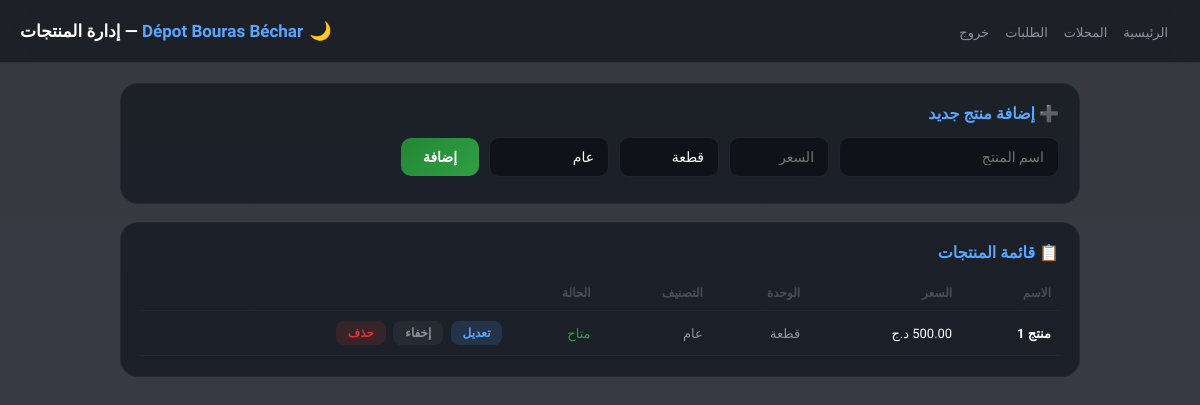
The page /admin/products (signed in) on the database as committed earlier.
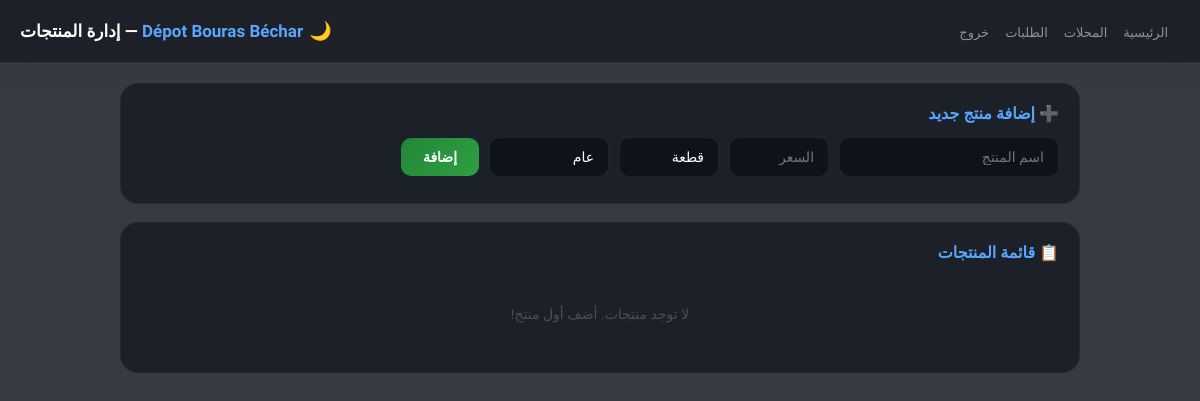
The same page on the database as committed later.
### app.py (models this page shows)
class Product(db.Model):
    __tablename__ = 'products'
    id = db.Column(db.Integer, primary_key=True)
    name = db.Column(db.String(200), nullable=False)
    price = db.Column(db.Float, nullable=False)
    unit = db.Column(db.String(50), default='قطعة')
    category = db.Column(db.String(100), default='عام')
    available = db.Column(db.Integer, default=1)

### app.py (the view, shortened to what this page needs)
@app.route('/admin/products', methods=['GET', 'POST'])
@admin_required
def manage_products():
    products = Product.query.order_by(Product.category, Product.name).all()
    return render_template('products.html', products=products)

### app.py (called while the page is built)
def get_public_url():
    if app.config['PUBLIC_URL']:
        return app.config['PUBLIC_URL'].rstrip('/') + '/'
    try:
        return request.host_url
    except:
        return 'https://'

@app.context_processor
def inject_globals():
    return {
        'shop_name': app.config['SHOP_NAME'],
        'shop_tagline': app.config['SHOP_TAGLINE'],
        'public_url': get_public_url()
    }

def admin_required(f):
    @wraps(f)
    def decorated(*args, **kwargs):
        if not session.get('admin_logged_in'):
            return redirect(url_for('admin_login'))
        return f(*args, **kwargs)
    return decorated

### templates/products.html (shortened to what this page needs)
<!DOCTYPE html>
<html lang="ar" dir="rtl" data-theme="dark">
<head>
</head>
<body>
<div class="topbar">
  <div>
    <a href="{{ url_for('admin') }}">الرئيسية</a>
    <a href="{{ url_for('manage_shops') }}">المحلات</a>
    <a href="{{ url_for('view_orders') }}">الطلبات</a>
    <a href="{{ url_for('admin_logout') }}">خروج</a>
  </div>
  <div style="display:flex;align-items:center">
    <button class="theme-btn" onclick="toggleTheme()" id="themeBtn" title="تغيير الثيم">🌙</button>
    <h1><span>{{ shop_name }}</span> — إدارة المنتجات</h1>
  </div>
</div>
<div class="container">
  <div class="card">
    <h2>➕ إضافة منتج جديد</h2>
    <form method="POST">
      <input type="text" name="name" placeholder="اسم المنتج" required style="width:220px">
      <input type="number" step="0.01" name="price" placeholder="السعر" required style="width:100px">
      <input type="text" name="unit" placeholder="الوحدة" value="قطعة" style="width:100px">
      <input type="text" name="category" placeholder="التصنيف" value="عام" style="width:120px">
      <button type="submit" class="btn-add">إضافة</button>
    </form>
  </div>
  <div class="card">
    <h2>📋 قائمة المنتجات</h2>
    {% if products %}
    <table>
      <tr><th>الاسم</th><th>السعر</th><th>الوحدة</th><th>التصنيف</th><th>الحالة</th><th></th></tr>
      {% for p in products %}
      <tr>
        <td style="font-weight:600">{{ p.name }}</td>
        <td>{{ '%.2f'|format(p.price) }} د.ج</td>
        <td style="color:var(--text-muted)">{{ p.unit }}</td>
        <td style="color:var(--text-muted)">{{ p.category }}</td>
        <td class="{{ 'avail' if p.available else 'unavail' }}">{{ 'متاح' if p.available else 'غير متاح' }}</td>
        <td>
          <a href="{{ url_for('edit_product', id=p.id) }}" class="btn-sm btn-edit">تعديل</a>
          <a href="{{ url_for('toggle_product', id=p.id) }}" class="btn-sm btn-tog">{{ 'إخفاء' if p.available else 'إظهار' }}</a>
          <a href="{{ url_for('delete_product', id=p.id) }}" class="btn-sm btn-del" onclick="return confirm('حذف {{ p.name }}؟')">حذف</a>
        </td>
      </tr>
      {% endfor %}
    </table>
    {% else %}
    <div class="empty">لا توجد منتجات. أضف أول منتج!</div>
    {% endif %}
  </div>
</div>
</body>
</html>

Rows that differ between the two databases and show on the page:
removed Product: name "منتج 1", price "500.00", unit "قطعة", category "عام", available "متاح", available "إخفاء"
Other text that changed with them:
text no longer shown: "الاسم السعر الوحدة التصنيف الحالة"
text now shown: "لا توجد منتجات. أضف أول منتج!"
